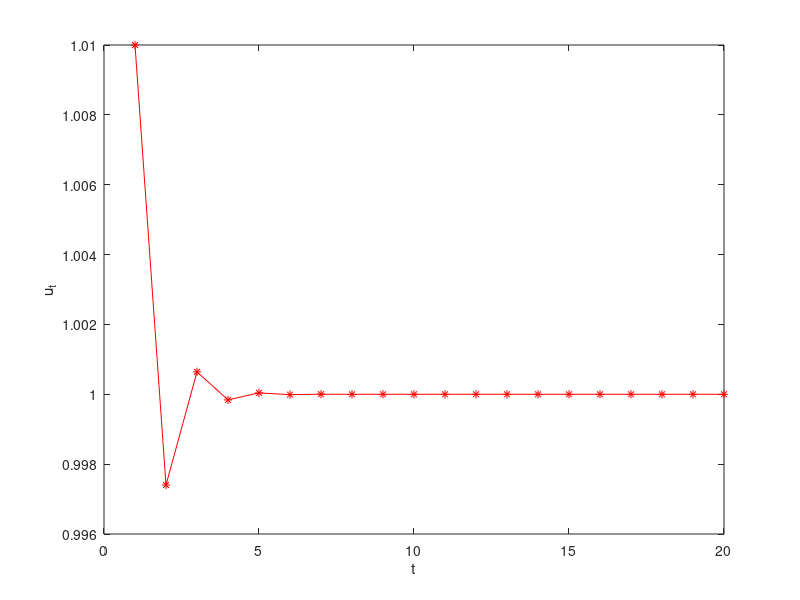

Write MATLAB code to recreate this figure. (Note: this script raises an error after producing the figure.)
f_u = @(u,r) exp(r*(1-u.^3))*(1-6*r*u.^3)./(2*sqrt(u));
f = @(u,r) sqrt(u).*exp(r*(1-u.^3));
n = 10;
t = 1:n;
res = zeros(n, 1);
res(1) = 0.01;
r = 0.25;
for i = 2:n
    res(i) = f(res(i-1),r);
end
plot(t,res, 'r*', t,res, 'r')
xlabel('t')
ylabel('u_t')
%legend('$f_u$', 'interpreter', 'latex')
%%
n = 20;
t = 1:n;
res = zeros(n, 1);
res(1) = 1.01;
r = 0.25;
for i = 2:n
    res(i) = f(res(i-1),r);
end
plot(t,res, 'r*', t,res, 'r')
xlabel('t')
ylabel('u_t')
%%
clear all
clc
u = sym('u');
r = sym('r');
f = @(u,r) r*sqrt(u)*(1 - u^3);
df = diff(f)
%%
clear all
clc
u = sym('u');
r = sym('r');
f = @(u,r) r*sqrt(u).*(1-u.^3);
f3 = f(f(f(u,r),r),r);
%plot(linspace(0,2,0.01),f(linspace(0,2,0.01)));
%f3 = f(f(u,r),r);
f3_u = diff(f3, u);
x0 = [2, 3];
%x0 = [0.6, 1.4];
df1u = diff(f3, u); 
df1r = diff(f3, r); 
df2u = diff(f3_u, u); 
df2r = diff(f3_u, r); 
f0 = [double(subs(f3, {u, r}, [x0(1), x0(2)])) - x0(1); double(subs(f3_u, {u, r}, [x0(1), x0(2)])) - 1];
df1u = double(subs(subs(df1u, u, x0(1)), r, x0(2)));
df1r = double(subs(subs(df1r, u, x0(1)), r, x0(2))); 
df2u = double(subs(subs(df2u, u, x0(1)), r, x0(2)));
df2r = double(subs(subs(df2r, u, x0(1)), r, x0(2)));

w = [df1u df1r; df2u df2r];  %матрица Якоби
x = x0 - inv(w) * f0; %решение после первой итерации 
eps = 0.01; 
k = 1;

while (abs(x(1) - x0(1)) > eps) || (abs(x(2) - x0(2)) > eps) 
    x0(1) = x(1);
    x0(2) = x(2);
    f0 = [double(subs(f3, {u, r}, [x0(1), x0(2)])) - x0(1); double(subs(f3_u, {u, r}, [x0(1), x0(2)])) - 1];
    df1u = double(subs(subs(df1u, u, x0(1)), r, x0(2))); 
    df1r = double(subs(subs(df1r, u, x0(1)), r, x0(2))); 
    df2u = double(subs(subs(df2u, u, x0(1)), r, x0(2)));
    df2r = double(subs(subs(df2r, u, x0(1)), r, x0(2)));
    w = [df1u df1r; df2u df2r];
    x = x0 - (inv(w) * f0)';
    k = k + 1; 
    if k > 100
       break;
    end
end
fprintf('r = %f, u = %f\n', x0(2), x0(1));
%% бифуркационная диаграмма
f = @(u,r) sqrt(u).*exp(r*(1-u.^3));
n_r = 400;
n_dots = 100;
res = zeros(n_r * n_dots, 2);
r = 0;
for j = 1:n_r
    r = r + 0.005;
    u0 = 0.1;
    for i = 1:500
        u0 = f(u0, r);
    end
    for i = 1:n_dots
        u0 = f(u0, r);
        res(j * i, 1) = r;
        res(j * i, 2) = u0;
    end
end
hold on
plot(res(:,1), res(:,2), 'r.')
xlabel('r')
ylabel('u')
res = zeros(n_r * n_dots, 2);
r = 0;
for j = 1:n_r
    r = r + 0.005;
    u0 = 3;
    for i = 1:500
        u0 = f(u0, r);
    end
    for i = 1:n_dots
        u0 = f(u0, r);
        res(j * i, 1) = r;
        res(j * i, 2) = u0;
    end
end
hold on
plot(res(:,1), res(:,2), 'r.')
%% Показатель Ляпунова
r = 0;
res = zeros(400, 1);
for i = 1:400
    r = r + 0.005;
    f = @(u) sqrt(u).*exp(r*(1-u.^3));
    f_u = @(u) exp(-r*(u^3 - 1))/(2*u^(1/2)) - 3*r*u^(5/2)*exp(-r*(u^3 - 1));
    u_t = 0.1;
    n = 1000;
    sum = log(abs(f_u(u_t)))/n;
    for j = 1:n
        u_t = f(u_t);
        sum = sum + log(abs(f_u(u_t)))/n;
    end
    res(i) = sum;
end
plot(linspace(0.005, 2, 400), res, 'r', [0, 2], [0 0], 'k')
xlabel('r')
ylabel('h')
%% устойчивость (1,1) при r < 1/48
f = @(u,v,r) sqrt(u).*exp(r*(1-v.^3));
n = 50;
t = 1:n;
res = zeros(n, 1);
res(1) = 1.1;
res(2) = res(1);
r = 1/96;
for i = 3:n
    res(i) = f(res(i-1),res(i-2),r);
end
plot(t,res, 'r*', t,res, 'r')
xlabel('t')
ylabel('u_t')
%% устойчивость (1,1)
f = @(u,v,r) sqrt(u).*exp(r*(1-v.^3));
n = 50;
t = 1:n;
res = zeros(n, 1);
res(1) = 1.1;
res(2) = res(1);
r = 0.25;
for i = 3:n
    res(i) = f(res(i-1),res(i-2),r);
end
plot(t,res, 'r*', t,res, 'r')
xlabel('t')
ylabel('u_t')
%% неустойчивость (1,1)
f = @(u,v,r) sqrt(u).*exp(r*(1-v.^3));
n = 50;
t = 1:n;
res = zeros(n, 1);
res(1) = 1.1;
res(2) = res(1);
r = 0.5;
for i = 3:n
    res(i) = f(res(i-1),res(i-2),r);
end
plot(t,res, 'r*', t,res, 'r')
xlabel('t')
ylabel('u_t')
%% Неймарк - Сакер
r = 1/3;
f = @(u,v,r) sqrt(u).*exp(r*(1-v.^3));
u0 = 1.1;
v0 = u0;
n = 5000;
res = zeros(n,2);
for i = 1:n
    t = f(u0, v0, r);
    v0 = u0;
    u0 = t;
    res(i,1) = u0;
    res(i,2) = v0;
end
plot(res(:,1), res(:,2), 'r.')
xlabel('u')
ylabel('v')
%%
r = 1/3 - 0.001;
f = @(u,v,r) sqrt(u).*exp(r*(1-v.^3));
u0 = 1.1;
v0 = u0;
n = 5000;
res = zeros(n,2);
for i = 1:n
    t = f(u0, v0, r);
    v0 = u0;
    u0 = t;
    res(i,1) = u0;
    res(i,2) = v0;
end
plot(res(:,1), res(:,2), 'r.')
xlabel('u')
ylabel('v')
%%
r = 1/3 + 0.001;
f = @(u,v,r) sqrt(u).*exp(r*(1-v.^3));
u0 = 1.01;
v0 = u0;
n = 5000;
res = zeros(n,2);
for i = 1:n
    t = f(u0, v0, r);
    v0 = u0;
    u0 = t;
    res(i,1) = u0;
    res(i,2) = v0;
end
plot(res(:,1), res(:,2), 'r.')
xlabel('u')
ylabel('v')
%%
r = 1/3 + 0.001;
f = @(u,v,r) sqrt(u).*exp(r*(1-v.^3));
u0 = 1.1;
v0 = u0;
n = 5000;
res = zeros(n,2);
for i = 1:n
    t = f(u0, v0, r);
    v0 = u0;
    u0 = t;
    res(i,1) = u0;
    res(i,2) = v0;
end
plot(res(:,1), res(:,2), 'r.')
xlabel('u')
ylabel('v')